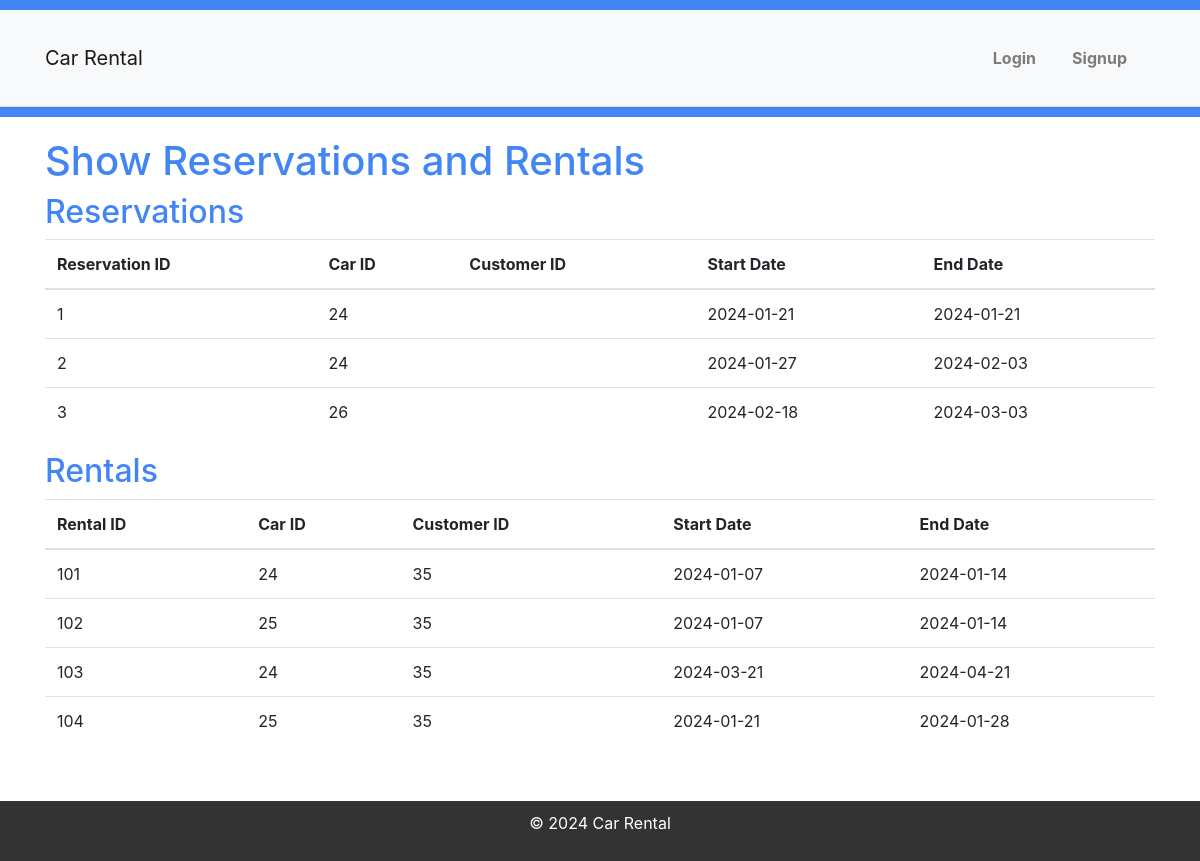
/car-rental2/pages/admin_pages/view-rentals.php, run on the app's committed database.
### tables this page shows
CREATE TABLE `reservations` (
  `StartDate` date NOT NULL,
  `EndDate` date NOT NULL,
  `CarID` int(11) DEFAULT NULL,
  `ReservationID` int(11) NOT NULL,
  `CustomerID` int(11) DEFAULT NULL
);

CREATE TABLE `rentals` (
  `RentalID` int(11) NOT NULL,
  `StartDate` date NOT NULL,
  `CustomerID` int(11) DEFAULT NULL,
  `CarID` int(11) DEFAULT NULL,
  `EndDate` date NOT NULL,
  `Cost` decimal(10,2) NOT NULL,
  `EmployeeID` int(11) DEFAULT NULL,
  `PickUpLocation` varchar(255) NOT NULL,
  `RentperiodDays` varchar(255) NOT NULL
);

### car-rental2/classes/Car.php (called while the page is built, shortened)
<?php
require_once('Database.php');
class Car {
    private $db;
    public function __construct(Database $database) {
        $this->db = $database;
    }
    public function getAllReservations() {
        $sql = "SELECT * FROM reservations";
        $result = $this->db->query($sql);
        return ($result instanceof PDOStatement) ? $result->fetchAll(PDO::FETCH_ASSOC) : [];
    }
    public function getAllRentals() {
        $sql = "SELECT * FROM rentals";
        $result = $this->db->query($sql);
        return ($result instanceof PDOStatement) ? $result->fetchAll(PDO::FETCH_ASSOC) : [];
    }
}
?>

### car-rental2/classes/Database.php (called while the page is built, shortened)
<?php
class Database {
    private $conn;
    public function __construct() {
        try {
            $dsn = "mysql:host=" . DB_HOST . ";dbname=" . DB_NAME . ";port=" . DB_PORT;
            $options = [
                PDO::ATTR_ERRMODE            => PDO::ERRMODE_EXCEPTION,
                PDO::ATTR_DEFAULT_FETCH_MODE => PDO::FETCH_ASSOC,
                PDO::ATTR_EMULATE_PREPARES   => false,
            ];
            $this->conn = new PDO($dsn, DB_USER, DB_PASSWORD, $options);
        } catch (PDOException $e) {
            die("Connection failed: " . $e->getMessage());
        }
    }
    public function query($sql, $params = []) {
        $stmt = $this->conn->prepare($sql);
        $stmt->execute($params);
        return $stmt;
    }
}
?>

### car-rental2/pages/admin_pages/view-rentals.php (the view, shortened to what this page needs)
<!DOCTYPE html>
<html lang="en">
<head>
    <link rel="stylesheet" href="../../assets/css/style.css">
</head>
<body>
    <?php include('../../includes/header.php'); ?>
    <div class="container">
        <h1>Show Reservations and Rentals</h1>
        <?php
        require_once('../../classes/Car.php');
        $car = new Car($database);
        $reservations = $car->getAllReservations();
        $rentals = $car->getAllRentals();
        if (!empty($reservations)) {
            echo '<h2>Reservations</h2>';
            echo '<table class="table">';
            echo '<thead>';
            echo '<tr>';
            echo '<th scope="col">Reservation ID</th>';
            echo '<th scope="col">Car ID</th>';
            echo '<th scope="col">Customer ID</th>';
            echo '<th scope="col">Start Date</th>';
            echo '<th scope="col">End Date</th>';
            echo '</tr>';
            echo '</thead>';
            echo '<tbody>';
            foreach ($reservations as $reservation) {
                echo '<tr>';
                echo '<td>' . $reservation['ReservationID'] . '</td>';
                echo '<td>' . $reservation['CarID'] . '</td>';
                echo '<td>' . $reservation['CustomerID'] . '</td>';
                echo '<td>' . $reservation['StartDate'] . '</td>';
                echo '<td>' . $reservation['EndDate'] . '</td>';
                echo '</tr>';
            }
            echo '</tbody>';
            echo '</table>';
        } else {
            echo '<p>No reservations found.</p>';
        }
        if (!empty($rentals)) {
            echo '<h2>Rentals</h2>';
            echo '<table class="table">';
            echo '<thead>';
            echo '<tr>';
            echo '<th scope="col">Rental ID</th>';
            echo '<th scope="col">Car ID</th>';
            echo '<th scope="col">Customer ID</th>';
            echo '<th scope="col">Start Date</th>';
            echo '<th scope="col">End Date</th>';
            echo '</tr>';
            echo '</thead>';
            echo '<tbody>';
            foreach ($rentals as $rental) {
                echo '<tr>';
                echo '<td>' . $rental['RentalID'] . '</td>';
                echo '<td>' . $rental['CarID'] . '</td>';
                echo '<td>' . $rental['CustomerID'] . '</td>';
                echo '<td>' . $rental['StartDate'] . '</td>';
                echo '<td>' . $rental['EndDate'] . '</td>';
                echo '</tr>';
            }
            echo '</tbody>';
            echo '</table>';
        } else {
            echo '<p>No rentals found.</p>';
        }
        ?>
    </div>
    <?php include('../../includes/footer.php'); ?>
</body>
</html>

### car-rental2/assets/css/style.css (style rules this page uses)
body, h1, h2, h3, p, ul, li { margin: 0; padding: 0; }
body { font-family: 'Arial', sans-serif; line-height: 1.6; background-color: #f4f4f4; color: #333; }
.container { max-width: 1200px; margin: 0 auto; padding: 20px; }
h1, h2, h3 { color: #4285f4; }

### data on the page
reservations: ReservationID "1", CarID "24", StartDate "2024-01-21", EndDate "2024-01-21"
reservations: ReservationID "2", CarID "24", StartDate "2024-01-27", EndDate "2024-02-03"
reservations: ReservationID "3", CarID "26", StartDate "2024-02-18", EndDate "2024-03-03"
rentals: RentalID "101", CarID "24", CustomerID "35", StartDate "2024-01-07", EndDate "2024-01-14"
rentals: RentalID "102", CarID "25", CustomerID "35", StartDate "2024-01-07", EndDate "2024-01-14"
rentals: RentalID "103", CarID "24", CustomerID "35", StartDate "2024-03-21", EndDate "2024-04-21"
rentals: RentalID "104", CarID "25", CustomerID "35", StartDate "2024-01-21", EndDate "2024-01-28"
